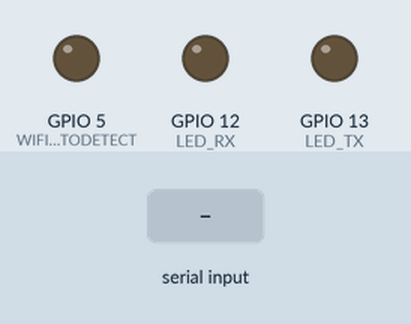
Bench run of a sketch on a simulated ESP8266 (NodeMCU). Parts: output pins drawn as LEDs (lit = HIGH). Inputs (shaded band) come from the test bench.

Above: at 1.2 s.
1.3 s: "1" received over Serial
Timing chart, 0 to 4.3 s (numbered marks = the images above; inputs shaded):
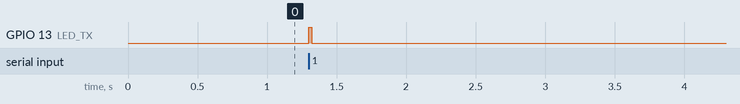

Measured:
- after the input at 1.3 s, GPIO 13 (LED_TX): LOW → HIGH at once, → LOW 0.02 s later

The sketch:

ESP-12_AP_mode_tcp_server.ino
```cpp
#include <ESP8266WiFi.h>

/* This Program Starts the ESP-12 as an Access point with a Telnet Server.
It provides a Transparent Telnet to Serial Bridge to the teensy on the Serial Port 2.
Up to <MAX_SRV_CLIENTS> clients can connect to the server simultaneously.

It also controls the TX and RX leds on the Micromouse to signal occuring transactions.
And initializes the WIFI_AUTODETECT pin so that the teensy can automatically register that
the module was connected to the board
*/

//////////////////////
// WiFi Definitions //
//////////////////////
const char AP_Name[] = "Icarus_Wifi";
const char WiFiAPPSK[] = "USBBOTS328";
# define SERVER_PORT 23

/////////////////////
// Pin Definitions //
/////////////////////
#define LED_RX          12
#define LED_TX          13
#define WIFI_AUTODETECT 5

// Definitions of the Telnet
#define MAX_SRV_CLIENTS 3
WiFiServer server(SERVER_PORT);
WiFiClient serverClients[MAX_SRV_CLIENTS];

// Definitions for RX TX leds timers
#define LED_ON_time  20 //ms
long LED_TX_TimeOn=0;
long LED_RX_TimeOn=0;

void setup()
{
    // Start the serial terminal
    Serial.begin(115200);

    // Configure the pins directions
    pinMode(LED_RX, OUTPUT);
    pinMode(LED_TX, OUTPUT);
    pinMode(WIFI_AUTODETECT, OUTPUT);

    // Configure start up values;
    digitalWrite(WIFI_AUTODETECT, LOW);     // Way for the teensy to know the ESP-12 is connected
    digitalWrite(LED_RX, LOW);              // Start the RX, TX leds off
    digitalWrite(LED_TX, LOW);

    // Configure Wifi options
    WiFi.mode(WIFI_AP);                 // Configure the ESP as an Access Point
    WiFi.softAP(AP_Name, WiFiAPPSK);    // Configure the name and password for the access point

    // Start the server on the desired port
    server.begin();
    server.setNoDelay(true);
}


void loop(){
    uint8_t i;
    //check if there are any new clients
    if (server.hasClient()){
      for(i = 0; i < MAX_SRV_CLIENTS; i++){
        //find free/disconnected spot
        if (!serverClients[i] || !serverClients[i].connected()){
          if(serverClients[i]) serverClients[i].stop();
          serverClients[i] = server.available();
        //   Serial1.print("New client: "); Serial1.print(i);
          continue;
        }
      }
      //no free/disconnected spot so reject
      WiFiClient serverClient = server.available();
      serverClient.stop();
    }
    //check clients for data
    for(i = 0; i < MAX_SRV_CLIENTS; i++){
      if (serverClients[i] && serverClients[i].connected()){
        if(serverClients[i].available()){

          // Turn on the RX led
          digitalWrite(LED_RX, HIGH);
          LED_RX_TimeOn = millis();

          //get data from the telnet client and push it to the UART
          while(serverClients[i].available()) Serial.write(serverClients[i].read());
        }
      }
    }


    //check UART for data
    if(Serial.available()){

      // Turn on the TX led
      digitalWrite(LED_TX, HIGH);
      LED_TX_TimeOn = millis();

      // Recive UART data and send it through Wifi
      size_t len = Serial.available();
      uint8_t sbuf[len];
      Serial.readBytes(sbuf, len);
      //push UART data to all connected telnet clients
      for(i = 0; i < MAX_SRV_CLIENTS; i++){
        if (serverClients[i] && serverClients[i].connected()){
          serverClients[i].write(sbuf, len);
        }
      }
    }


    // Turn off leds after enough time lit on.
    if (millis() - LED_TX_TimeOn > LED_ON_time) {
        digitalWrite(LED_TX, LOW);   // set the LED off
    }
    if (millis() - LED_RX_TimeOn > LED_ON_time) {
        digitalWrite(LED_RX, LOW);   // set the LED off
    }

}
```
